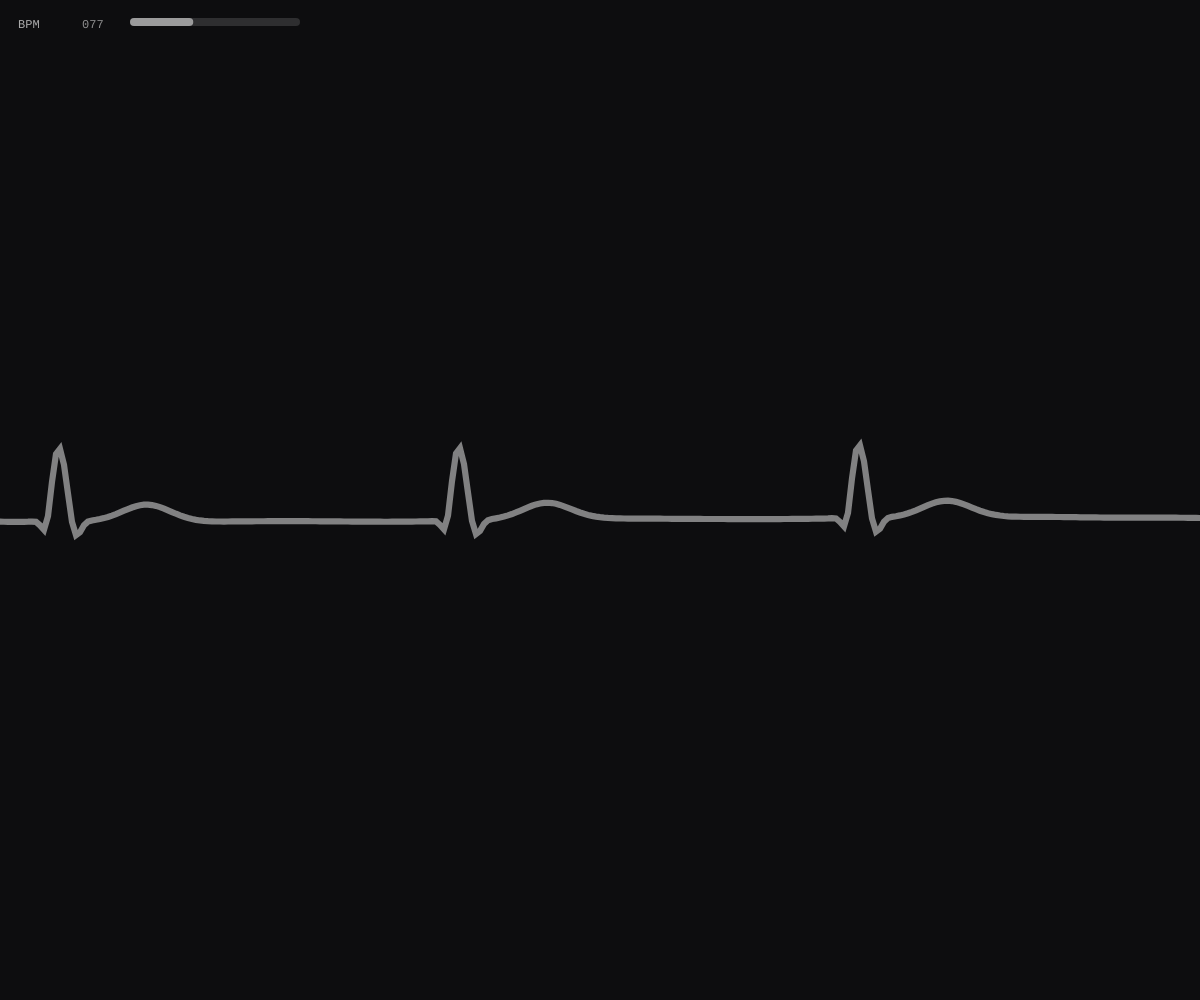
Frame 1 (no input)
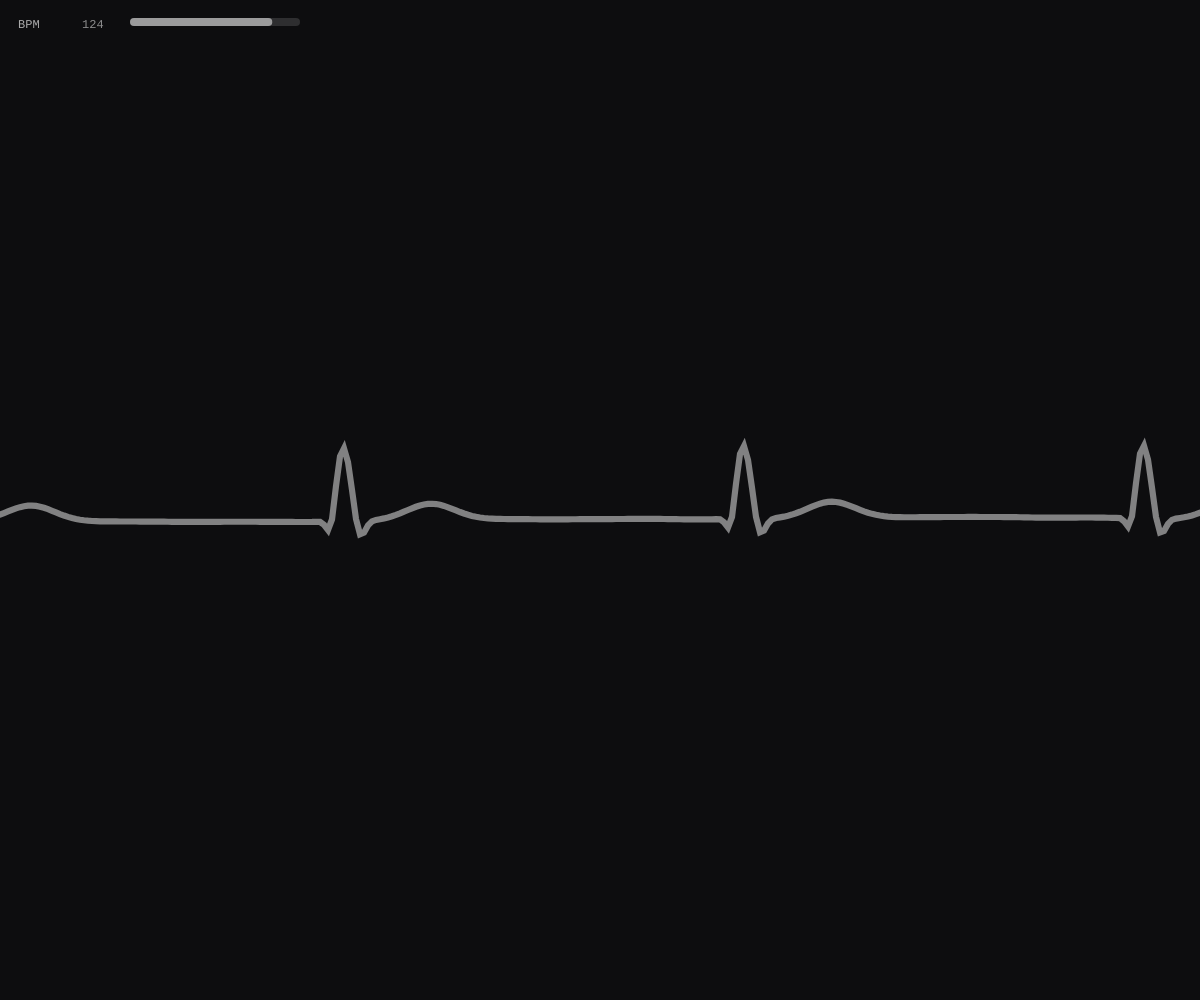
Frame 60 (no input)
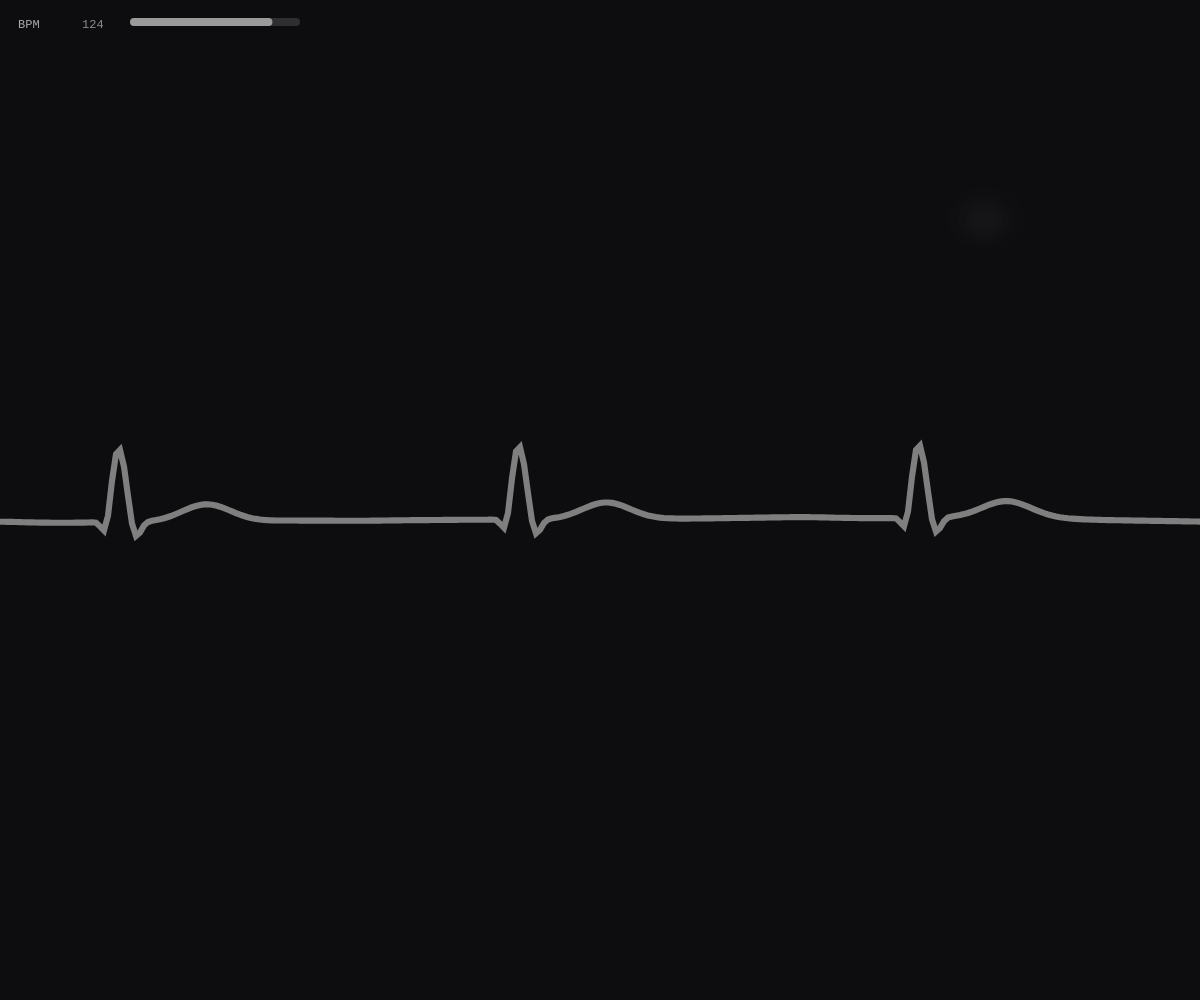
Frame 120 (the mouse pressed at the canvas centre since frame 60)

The p5.js sketch that drew these frames (run headless with seeded random() and noise() and a simulated clock; from frame 60 on, the mouse is pressed at the canvas centre):

// p5.js sketch
// ── sketch.js
/* =========================================================
   LIFE / RELATIONSHIP / HEART — Baseline-Preserving Revision v2
   (Built directly on your long baseline; only tuned per confirmations)

   Confirmed tweaks included:
   1) Heartbeat organic flash much larger in Stage 1; subtler in Stage 2–3; faint in Stage 4
   2) Stage 2 “mic shaker” fixed: persistent stage-2 blobs w/ smoothed centers (no jitter)
   3) Stage 3: two broken relationships before last; each entry hovers longer; exit as clear as entry
      - anxious hue more red (less yellow)
      - anxious+fear shorter (relationships 1–2), grief still readable, reset gap preserved
   4) Heartbeat flash present in Stage 4 too (fades during flatline hold)
   5) ECG in Stage 1 & 4 thicker / easier to see
      - fear in Stage 2 slightly lifted so it doesn’t vanish into background
   6) Stage 1 ECG scroll starts slower (less dizzy), ramps to normal over Stage 1, still bpm-driven

   Overlay bars preserved (toggle D). R to restart.
========================================================= */

let startTime;
let stopped = false;
let showData = true;

// ---------- CONFIG ----------
const CFG = {
  bg: { h: 240, s: 12, b: 6 },

  heart: {
    anchorX: 0.82,
    anchorY: 0.22,
    sigma: 0.045,
    baseAlpha: 0.18
  },

  // Heart flash visibility by stage (Stage 1 big; 2–3 subtle; 4 faint)
  heartFlash: {
    stage1: 0.70,
    stage2: 0.12,
    stage3: 0.14,
    stage4: 0.07
  },

  stage: {
    age: 18,
    emotion: 41,
    relationship: 160, // allows clearer resets + smoother into death
    deathTransition: 20,
    deathHold: 12,
    deathFade: 4
  }
};

const STAGE4 = CFG.stage.deathTransition + CFG.stage.deathHold + CFG.stage.deathFade;
const TOTAL = CFG.stage.age + CFG.stage.emotion + CFG.stage.relationship + STAGE4;

// ---------- AGE SEGMENTS (total 25s) ----------
const AGE_SEGMENTS = [
  { name: "infant", d: 3,  bpmBase: 120, sharp: 0.90, jitter: 10 },
  { name: "child",  d: 4,  bpmBase: 95,  sharp: 0.95, jitter: 8  },
  { name: "teen",   d: 5,  bpmBase: 78,  sharp: 1.05, jitter: 6  },
  { name: "adult",  d: 7,  bpmBase: 72,  sharp: 1.20, jitter: 3  },
  { name: "elder",  d: 6,  bpmBase: 68,  sharp: 1.05, jitter: 4  }
];

// ---------- EMOTIONS (scientific ranges preserved) ----------
const EMOTIONS = [
  { name: "comfort", v: [+0.35, +0.70], a: [0.10, 0.30] },
  { name: "excited", v: [+0.55, +0.95], a: [0.75, 0.95] },
  { name: "anxious", v: [-0.70, -0.35], a: [0.60, 0.85] },
  { name: "fear",    v: [-0.92, -0.60], a: [0.85, 1.00] },
  { name: "grief",   v: [-0.55, -0.20], a: [0.05, 0.25] }
];

// Stage 2 fixed order (sum 34)
const EMO_TIMELINE = [
  { emo: "comfort", d: 8 },
  { emo: "excited", d: 8  },
  { emo: "anxious", d: 8  },
  { emo: "fear",    d: 8  },
  { emo: "grief",   d: 9 }
];

// Relationship scripts (tuned durations: anxious+fear slightly shorter in first two)
// + reset gap preserved, each broken relationship ends in grief then reset
const REL_SCRIPTS = [
  // Relationship 1 (broken)
  [
    { emo: "comfort", d: 8 },
    { emo: "excited", d: 6 },
    { emo: "anxious", d: 8 },  // shorter
    { emo: "fear",    d: 6 },  // shorter
    { emo: "grief",   d: 15 }, // keep grief readable
    { emo: "reset",   d: 5  }
  ],
  // Relationship 2 (broken)
  [
    { emo: "comfort", d: 7 },
    { emo: "excited", d: 5 },
    { emo: "anxious", d: 7 },  // shorter
    { emo: "fear",    d: 8 },  // shorter
    { emo: "grief",   d: 13 },
    { emo: "reset",   d: 5 }
  ],
  // Final relationship (two rounds + long comfort ending)
  [
    { emo: "comfort", d: 7 },
    { emo: "excited", d: 5 },
    { emo: "anxious", d: 6 },
    { emo: "fear",    d: 5 },
    { emo: "anxious", d: 5 },
    { emo: "comfort", d: 6 },
    { emo: "anxious", d: 5 },
    { emo: "comfort", d: 8 },
    { emo: "anxious", d: 4 },
    { emo: "comfort", d: 14 },// longer final comfort
  ]
];

// ---------- STATE ----------
let selfClouds = [];
let partnerClouds = [];
let partnerAlive = false;
let partnerHoverUntil = 0;
let partnerEntered = false;
let partnerBirthTime = 0;

let partnerLeaving = false;
let partnerLeaveStart = 0;
let partnerLeaveAlpha = 1.0;

// “testing/hesitation” in approach
let partnerTesting = true;

let s2 = null;
let relIdx = 0;
let relPhaseIdx = 0;
let relPhaseEnd = 0;
let rel = null;
let proximity = 0;

// Data model (smoothed)
let data = { bpm: 72, arousal: 0.2, valence: 0.5, proximity: 0 };

// ECG integrated scroll
let ecgScroll = 0;
let lastFrameTime = 0;

// Stage 2 persistent blob field (prevents “mic shaker”)
let s2Field = null; // { blobs: [{x,y,tx,ty,baseR,seed}], nextUpdateT }

// ---------- SETUP ----------
function setup() {
  createCanvas(windowWidth, windowHeight);
  pixelDensity(1);
  colorMode(HSB, 360, 100, 100, 1);
  frameRate(60);
  noStroke();

  startTime = millis();
  lastFrameTime = 0;
  ecgScroll = 0;

  initSelfClouds();
  initStage2(0);
  initStage2Field();
  initStage3(0);
}

function windowResized() { resizeCanvas(windowWidth, windowHeight); }

function keyPressed() {
  if (key === "d" || key === "D") showData = !showData;
  if (key === "r" || key === "R") restart();
}

function restart() {
  stopped = false;
  loop();
  startTime = millis();
  lastFrameTime = 0;
  ecgScroll = 0;

  proximity = 0;
  data = { bpm: 72, arousal: 0.2, valence: 0.5, proximity: 0 };

  initSelfClouds();
  initStage2(0);
  initStage2Field();
  initStage3(0);
}

// ---------- DRAW ----------
function draw() {
  if (stopped) return;

  const t = (millis() - startTime) / 1000;
  background(CFG.bg.h, CFG.bg.s, CFG.bg.b);

  const dt = max(0, t - lastFrameTime);
  lastFrameTime = t;

  const t1 = CFG.stage.age;
  const t2 = t1 + CFG.stage.emotion;
  const t3 = t2 + CFG.stage.relationship;

  if (t < t1) {
    stageAge(t, dt);
    if (showData) drawDataOverlay(1);
  } else if (t < t2) {
    stageEmotion(t);
    if (showData) drawDataOverlay(2);
  } else if (t < t3) {
    stageRelationship(t);
    if (showData) drawDataOverlay(3);
  } else if (t < TOTAL) {
    stageDeath(t);
  } else {
    stopped = true;
    noLoop();
  }
}

/* =========================================================
   UTIL
========================================================= */
function clamp01(x){ return constrain(x,0,1); }
function randRange(a,b){ return a + (b-a)*random(); }
function smoothNoise(t, seed, speed=0.18){ return (noise(seed + t*speed)-0.5)*2; }
function smoothstep(a,b,x){ x=constrain((x-a)/(b-a),0,1); return x*x*(3-2*x); }
function easeInOutQuad(t){ return t<0.5?2*t*t:1-pow(-2*t+2,2)/2; }
function easeOutCubic(x){ x=constrain(x,0,1); return 1 - pow(1-x,3); }

function updateData(bpmTarget, aTarget, vTarget, pTarget) {
  data.bpm = lerp(data.bpm, bpmTarget, 0.10);
  data.arousal = lerp(data.arousal, aTarget, 0.08);
  data.valence = lerp(data.valence, vTarget, 0.08);
  data.proximity = lerp(data.proximity, pTarget, 0.08);
}

function findEmotion(name){ return EMOTIONS.find(e=>e.name===name); }

/* =========================================================
   Color rules
   - anxious made more red (less yellow)
   - fear still deep purple-red but lifted slightly vs background
========================================================= */
function colorFromValenceAndEmotion(valence, emoName) {
  const absV = abs(valence);

  if (emoName === "reset") return { h: 0, s: 0, b: 100 };

  if (valence >= 0) {
    const h = (emoName === "excited") ? 330 : 340;
    const s = lerp(26, 88, absV);
    const b = lerp(86, 97, 0.55 + 0.45*absV);
    return { h, s, b };
  } else {
    if (emoName === "grief") {
      return { h: 200, s: lerp(18, 42, absV), b: lerp(52, 74, 1-absV*0.35) };
    }
    if (emoName === "fear") {
      // lift brightness a bit so it doesn't disappear into bg
      return { h: 342, s: lerp(82, 98, absV), b: lerp(12, 24, 1 - absV*0.55) };
    }
    // anxious: more true red (not yellow/orange)
    return { h: 356, s: lerp(74, 94, absV), b: lerp(22, 44, 0.35 + 0.65*absV) };
  }
}

// opacity: |V| controls presence, fear/anxious have strong floors
function alphaFromValence(valence, emoName, base=0.24) {
  const absV = abs(valence);
  const presence = pow(absV, 0.6);

  let a = base * lerp(0.35, 1.70, presence);

  let floorA = 0.10;
  if (emoName === "reset") floorA = 0.08;
  if (emoName === "comfort") floorA = 0.06;
  if (emoName === "excited") floorA = 0.08;
  if (emoName === "grief")   floorA = 0.16;
  if (emoName === "anxious") floorA = 0.30;
  if (emoName === "fear")    floorA = 0.38;

  if (valence < 0) a *= 1.08;
  a = max(a, floorA);
  return constrain(a, 0, 0.58);
}

/* =========================================================
   BPM model (scientific, with small noise)
========================================================= */
function computeBPM(bpmBase, arousalRaw, proximity, t, seed) {
  const kA = 26;
  const kP = 10;
  const n = smoothNoise(t, seed, 0.15) * 2.0; // +/-2 bpm
  return bpmBase + kA*arousalRaw + kP*proximity + n;
}

/* =========================================================
   Heart contraction / expansion flash (organic, body-located)
   - Larger in Stage 1 (fills most of frame)
   - Subtle in Stage 2–3
   - Faint in Stage 4, fades during flatline hold
========================================================= */
function pulseEnvelope(t, bpm) {
  const phase = ((t*bpm)/60) % 1;
  const g = exp(-sq((phase-0.16)/CFG.heart.sigma));
  return pow(g, 2.4);
}

function drawHeartFlash(t, bpm, stageScale, arousalRaw, bigMode=false) {
  const env = pulseEnvelope(t, bpm);
  if (env < 0.001) return;

  const x0 = width*CFG.heart.anchorX;
  const y0 = height*CFG.heart.anchorY;

  const sharp = lerp(1.4, 2.6, clamp01(arousalRaw));
  const e = pow(env, sharp);

  const baseA = CFG.heart.baseAlpha * stageScale * e;

  // Big in stage1: reaches majority of frame
  const rMax = max(width,height) * 0.16; // smaller, stays local
  const rMin = 8;
  const r0 = lerp(rMin, rMax, pow(e, 0.55));

  const wob = 0.68 + 0.32*noise(2000 + t*0.9);

  noStroke();
  // Draw a few large soft "tissue" washes
  const layers = bigMode ? 7 : 5;
  for (let i=0;i<layers;i++){
    const k = i/(layers);
    const rr = r0*(0.40 + 1.10*k)*wob;
    const a = baseA*(bigMode ? (0.45 - 0.05*i) : (0.75 - 0.12*i));
    fill(0,0,96, max(0,a));

    const ox = (noise(100+i, t*0.7)-0.5)*(bigMode? 20:6);
    const oy = (noise(200+i, t*0.7)-0.5)*(bigMode? 18:5);
    ellipse(x0+ox, y0+oy, rr*1.12, rr*0.92);
  }
}

/* =========================================================
   ECG helpers
========================================================= */
function gauss(x, mu, sigma) {
  const z = (x - mu) / sigma;
  return exp(-0.5 * z * z);
}
function ecgShape(phase, sharp=1.0) {
  const s1 = 0.018 / sharp;
  const s2 = 0.010 / sharp;
  const s3 = 0.012 / sharp;
  const qrs =
    gauss(phase, 0.16, s1) * 1.55
    - gauss(phase, 0.13, s2) * 0.55
    - gauss(phase, 0.20, s3) * 0.45;
  const tWave = gauss(phase, 0.38, 0.060) * 0.35;
  return qrs + tWave;
}

// Stage 1 ECG: integrated scroll with ramp (start slower to reduce dizziness)
function drawECGLineIntegrated(t, sharp, jitterAmt, alpha01, weight) {
  const y0 = height * 0.52;
  stroke(0, 0, 96, alpha01);
  strokeWeight(weight);
  noFill();

  beginShape();
  for (let x=0; x<=width; x+=4){
    const u = x/width;
    const phase = (u*3.0 + ecgScroll) % 1;
    const base = sin(u*TWO_PI*1.0 + t*0.22) * 3;
    const jit = (noise(u*3.0, t*0.25) - 0.5) * jitterAmt;
    const y = y0 + base + jit - ecgShape(phase, sharp) * 48;
    vertex(x,y);
  }
  endShape();
  noStroke();
}

/* =========================================================
   AGE param blending
========================================================= */
function ageParamsAt(localT) {
  let acc = 0;
  for (let i=0;i<AGE_SEGMENTS.length;i++){
    const seg = AGE_SEGMENTS[i];
    const start = acc;
    const end = acc + seg.d;

    if (localT >= start && localT <= end) {
      const edge = 0.85;
      const tIn = localT - start;
      const tToEnd = end - localT;

      let bpm = seg.bpmBase;
      let sharp = seg.sharp;
      let jitter = seg.jitter;

      if (i > 0 && tIn < edge) {
        const prev = AGE_SEGMENTS[i-1];
        const k = smoothstep(0, edge, tIn);
        bpm = lerp(prev.bpmBase, bpm, k);
        sharp = lerp(prev.sharp, sharp, k);
        jitter = lerp(prev.jitter, jitter, k);
      }

      if (i < AGE_SEGMENTS.length-1 && tToEnd < edge) {
        const next = AGE_SEGMENTS[i+1];
        const k = smoothstep(edge, 0, tToEnd);
        bpm = lerp(bpm, next.bpmBase, k);
        sharp = lerp(sharp, next.sharp, k);
        jitter = lerp(jitter, next.jitter, k);
      }

      return { bpmBase: bpm, sharp, jitter };
    }
    acc = end;
  }
  const last = AGE_SEGMENTS[AGE_SEGMENTS.length-1];
  return { bpmBase: last.bpmBase, sharp: last.sharp, jitter: last.jitter };
}

/* =========================================================
   STAGE 1 — AGE
   - ECG thicker & easier to see
   - ECG scroll starts slower, ramps up over stage (less dizzy)
   - Huge heart flash early (fills frame), fades slightly by end of stage 1
========================================================= */
function stageAge(t, dt) {
  const u = t / CFG.stage.age;
  const p = ageParamsAt(t);

  const arousalRaw = lerp(0.16, 0.26, smoothstep(0,1,u));
  const valence = lerp(0.25, 0.45, 0.5 + 0.5*sin(u*PI));

  const bpm = computeBPM(p.bpmBase, arousalRaw, 0, t, 11.7);
  updateData(bpm, arousalRaw, valence, 0);

  // ECG scroll ramp: start slower, ramp to 1.0 by ~60% of stage
  const scrollMul = lerp(0.62, 1.0, easeOutCubic(clamp01(u/0.60)));
  ecgScroll += (data.bpm / 60) * dt * scrollMul;
  if (ecgScroll > 1e6) ecgScroll = ecgScroll % 1;

  // Big heart flash, especially early
  const flashA = CFG.heartFlash.stage1 * lerp(1.0, 0.75, easeInOutQuad(u));
  drawHeartFlash(t, data.bpm, flashA, arousalRaw, false);

  // ECG: thicker and readable, still fades across stage
  const lineAlpha = lerp(0.50, 0.10, easeInOutQuad(u));
  const weight = lerp(6.2, 4.2, easeInOutQuad(u));
  drawECGLineIntegrated(t, p.sharp, p.jitter, lineAlpha, weight);
}

/* =========================================================
   STAGE 2 — EMOTION (fixed sequence)
   - Persistent blob centers with smooth motion (no mic-shaker)
   - Spread increases with arousal (fills screen more) but centers move slowly
========================================================= */
function initStage2(stage2LocalT) {
  let acc=0;
  for (let seg of EMO_TIMELINE){
    const end = acc + seg.d;
    if (stage2LocalT < end){
      const emo = findEmotion(seg.emo);
      s2 = { emoName: seg.emo, valence: randRange(emo.v[0], emo.v[1]), arousal: randRange(emo.a[0], emo.a[1]), end };
      return;
    }
    acc=end;
  }
}

function initStage2Field(){
  // Create persistent blobs, 5 max; actual draw count depends on |valence|
  s2Field = {
    blobs: [],
    nextUpdateT: 0
  };
  for (let i=0;i<5;i++){
    s2Field.blobs.push({
      x: width*0.52 + random(-260,260),
      y: height*0.52 + random(-180,180),
      tx: width*0.52,
      ty: height*0.52,
      baseR: random(210, 320),
      seed: 21000 + i*113.7
    });
  }
}

function stageEmotion(t) {
  const stage2T = t - CFG.stage.age;
  if (!s2 || stage2T >= s2.end) initStage2(stage2T);

  const emo = findEmotion(s2.emoName);

  const v = constrain(s2.valence + smoothNoise(t, 200 + emo.name.length, 0.06)*0.06, -1, 1);
  const aRaw = clamp01(s2.arousal + smoothNoise(t, 400 + emo.name.length, 0.07)*0.05);
  const aVis = pow(aRaw, 2.8);

  const bpm = computeBPM(72, aRaw, 0, t, 21.3);
  updateData(bpm, aRaw, v, 0);

  // subtle heart flash (no ECG in stage 2)
  drawHeartFlash(t, data.bpm, CFG.heartFlash.stage2, aRaw, false);

  const col = colorFromValenceAndEmotion(v, emo.name);
  drawCloudFieldStage2Persistent(col, v, aRaw, aVis, emo.name, t);
}

// Persistent stage2 field to prevent jitter
function drawCloudFieldStage2Persistent(col, valence, arousalRaw, arousalVis, emoName, t) {
  const absV = abs(valence);
  const alpha = alphaFromValence(valence, emoName, 0.26);

  // fewer, larger blobs (as before)
  const count = floor(lerp(2, 5, pow(absV, 0.8)));

  // spread increases with arousal
  const spreadX = lerp(240, width*0.55, pow(arousalRaw, 1.2));
  const spreadY = lerp(160, height*0.40, pow(arousalRaw, 1.2));

  // Update targets at a slow cadence so centers don't jitter
  if (t > s2Field.nextUpdateT) {
    s2Field.nextUpdateT = t + lerp(1.4, 0.55, pow(arousalRaw, 1.2)); // faster at high arousal, still smooth
    for (let i=0;i<s2Field.blobs.length;i++){
      const b = s2Field.blobs[i];
      const nx = (noise(b.seed*0.01, t*0.12) - 0.5) * 2;
      const ny = (noise(999 + b.seed*0.01, t*0.12) - 0.5) * 2;
      b.tx = width*0.52 + nx * spreadX;
      b.ty = height*0.52 + ny * spreadY;
    }
  }

  // Smoothly approach targets (inertia) — this kills “mic-shaker”
  const follow = lerp(0.010, 0.030, pow(arousalRaw, 1.2));
  for (let i=0;i<count;i++){
    const b = s2Field.blobs[i];
    b.x = lerp(b.x, b.tx, follow);
    b.y = lerp(b.y, b.ty, follow);

    const c = {
      x: b.x,
      y: b.y,
      baseR: b.baseR * lerp(0.86, 1.10, pow(absV,0.9)),
      seed: b.seed,
      life: 1,
      morphAmp: lerp(0.02, 1.10, arousalVis),
      morphSpeed: lerp(0.03, 1.85, arousalVis),
      drift: 0.0
    };

    drawClouds([c], col, alpha, t);
  }
}

/* =========================================================
   STAGE 3 — RELATIONSHIP
   - Longer hover before overlap (testing)
   - Leave as clear as come: retreat (longer) then fade
   - Reset gap preserved
========================================================= */
function initStage3(stage3LocalT) {
  relIdx = 0;
  relPhaseIdx = 0;
  relPhaseEnd = 0;
  rel = null;

  proximity = 0;
  partnerAlive = false;
  partnerClouds = [];
  partnerHoverUntil = 0;
  partnerEntered = false;
  partnerBirthTime = 0;

  partnerLeaving = false;
  partnerLeaveStart = 0;
  partnerLeaveAlpha = 1.0;
  partnerTesting = true;

  advanceRelPhase(0);
}

function advanceRelPhase(stage3T) {
  const script = REL_SCRIPTS[relIdx];
  if (!script){ relPhaseEnd = 1e9; return; }

  const phase = script[relPhaseIdx];
  if (!phase){
    relIdx++;
    relPhaseIdx = 0;

    if (relIdx >= REL_SCRIPTS.length) {
      rel = { emoName:"comfort", valence:0.58, arousal:0.18 };
      relPhaseEnd = 1e9;
      return;
    }

    enterNewPartner(stage3T);
    return advanceRelPhase(stage3T);
  }

  if (phase.emo === "reset") {
    rel = { emoName:"reset", valence:0.0, arousal:0.12 };
    relPhaseEnd = stage3T + phase.d;
    relPhaseIdx++;

    partnerAlive = false;
    partnerClouds = [];
    partnerLeaving = false;
    partnerLeaveAlpha = 1.0;
    partnerEntered = false;
    return;
  }

  const emo = findEmotion(phase.emo);
  rel = {
    emoName: phase.emo,
    valence: randRange(emo.v[0], emo.v[1]),
    arousal: randRange(emo.a[0], emo.a[1])
  };

  if (!partnerAlive) enterNewPartner(stage3T);

  relPhaseEnd = stage3T + phase.d;
  relPhaseIdx++;
}

function enterNewPartner(stage3T) {
  partnerAlive = true;
  partnerEntered = false;
  partnerTesting = true;

  // Longer hover/testing before entering overlap
  partnerHoverUntil = stage3T + 4.2;
  partnerBirthTime = stage3T;

  partnerLeaving = false;
  partnerLeaveStart = 0;
  partnerLeaveAlpha = 1.0;

  partnerClouds = [];
  const side = random() < 0.5 ? -1 : 1;

  for (let i=0;i<4;i++){
    const x = side < 0 ? random(-820,-560) : random(width+560, width+820);
    const y = random(height*0.30, height*0.80);
    partnerClouds.push(makeCloud(x,y));
  }
  for (let c of partnerClouds) c.life = 1.0;

  proximity = lerp(0.16, 0.30, relIdx / 2);
}

function stageRelationship(t) {
  const stage3T = t - CFG.stage.age - CFG.stage.emotion;
  // --- Stage 3 -> 4 crossfade: final comfort pink fades out gradually
  const crossFadeDur = 12.0;
  const timeToEnd = CFG.stage.relationship - stage3T;
  const stage3Fade = (timeToEnd < crossFadeDur) ? (timeToEnd / crossFadeDur) : 1.0; // 1 -> 0

  if (stage3T >= relPhaseEnd) advanceRelPhase(stage3T);

  // Timing safety: always end comfort before Stage 4
  const safetyWindow = 12.0;
  if (stage3T > CFG.stage.relationship - safetyWindow) {
    rel.emoName = "comfort";
    rel.valence = 0.58;
    rel.arousal = 0.18;
    proximity = lerp(proximity, 0.70, 0.012);
  }

  let emoName = rel.emoName;
  let v, aRaw;

  if (emoName === "reset") {
    v = 0;
    aRaw = 0.12;
  } else {
    v = constrain(rel.valence + smoothNoise(t, 700 + relIdx*33 + relPhaseIdx, 0.06)*0.07, -1, 1);
    aRaw = clamp01(rel.arousal + smoothNoise(t, 900 + relIdx*33 + relPhaseIdx, 0.08)*0.06);
  }

  const aVis = pow(aRaw, 2.8);

  // emergent proximity dynamics
  let proxVel = 0;
  const maturity = clamp01(relIdx / 2);

  if (!partnerAlive) proxVel = -0.020;
  else if (emoName === "reset") proxVel = -0.030;
  else if (emoName === "grief") proxVel = -0.030;
  else if (emoName === "comfort") proxVel = +0.010;
  else if (emoName === "excited") proxVel = +0.014;
  else if (emoName === "anxious") proxVel = +0.012;
  else if (emoName === "fear") proxVel = lerp(-0.010, +0.006, maturity);

  proximity = constrain(proximity + proxVel * 0.020, 0, 1);

  const isFinal = (relIdx === 2);
  if (isFinal && emoName === "comfort") {
    proximity = lerp(proximity, 0.70, 0.004);
  }

  // hover/testing + approach
  if (partnerAlive) {
    if (stage3T < partnerHoverUntil) {
      for (let c of partnerClouds) {
        c.x += sin(t*0.40 + c.seed) * 0.40;
        c.y += cos(t*0.36 + c.seed) * 0.30;
      }
    } else {
      partnerEntered = true;
    }
  }

  const bpm = computeBPM(72, aRaw, proximity, t, 31.9);
  updateData(bpm, aRaw, v, proximity);

  // subtle heart flash
  const stageScale = (emoName === "reset") ? 0.06 : CFG.heartFlash.stage3;
  drawHeartFlash(t, data.bpm, stageScale, aRaw, false);

  const emotionCol = colorFromValenceAndEmotion(v, emoName);
  const white = { h:0, s:0, b:100 };
  const lightPink = { h:340, s:22, b:98 };

  const inPre = (emoName === "reset") || (partnerAlive && stage3T < partnerHoverUntil);

  // self is white during reset & hover; then pink->emotion
  const selfCol = inPre ? white : lerpColorHSB(lightPink, emotionCol, 0.88);
  const selfAlpha = inPre ? 0.12 : alphaFromValence(v, emoName, 0.26);

  // |v| -> count/presence visible
  setCloudMass(selfClouds, abs(v));
  applyCloudDynamicsNoShake(selfClouds, aRaw, aVis, t, true);
  drawClouds(selfClouds, selfCol, selfAlpha * stage3Fade, t);


  // partner
  if (partnerAlive) {
    setCloudMass(partnerClouds, abs(v)*1.05);

    if (partnerEntered && !partnerLeaving) {
      movePartnerTowardSelfTesting(proximity, t);
    }

    applyCloudDynamicsNoShake(partnerClouds, aRaw, aVis, t, false);

    const colPartner = partnerColorBlend(stage3T, emoName, emotionCol);

    // grief leave: retreat longer, then fade
    if (emoName === "grief") {
      if (!partnerLeaving) {
        partnerLeaving = true;
        partnerLeaveStart = stage3T;
        partnerLeaveAlpha = 1.0;
      }

      const since = stage3T - partnerLeaveStart;

      const sx = width * 0.54;
      const sy = height * 0.52;

      const retreatSpd = 0.62; // clearer retreat
      for (let c of partnerClouds) {
        const dx = c.x - sx;
        const dy = c.y - sy;
        const m = max(1e-4, sqrt(dx*dx + dy*dy));
        c.x += (dx / m) * retreatSpd;
        c.y += (dy / m) * retreatSpd * 0.85;
      }

      const RETREAT_DUR = 8.5; // longer so leaving is as clear as coming
      const FADE_DUR = 5.0;
      if (since > RETREAT_DUR) {
        const uf = clamp01((since - RETREAT_DUR) / FADE_DUR);
        partnerLeaveAlpha = 1 - smoothstep(0, 1, uf);
      }

      if (partnerLeaveAlpha <= 0.01) {
        partnerAlive = false;
        partnerClouds = [];
        proximity = 0;
        partnerLeaving = false;
        partnerLeaveAlpha = 1.0;
      }
    } else {
      partnerLeaving = false;
      partnerLeaveAlpha = 1.0;
    }

    const aP = inPre ? 0.12 : alphaFromValence(v, emoName, 0.28);
    drawClouds(partnerClouds, inPre ? white : colPartner, aP * partnerLeaveAlpha * stage3Fade, t);

  }
}

function partnerColorBlend(stage3T, emoName, emotionCol) {
  const white = { h:0, s:0, b:100 };
  const lightPink = { h:340, s:22, b:98 };

  if (emoName === "reset") return white;
  if (stage3T < partnerHoverUntil) return white;

  const tSinceEnter = max(0, stage3T - partnerHoverUntil);

  // longer white -> pink -> emotion
  const wToPink = smoothstep(0.0, 4.8, tSinceEnter);
  const pinkToEmo = smoothstep(3.6, 12.0, tSinceEnter);

  const mid = lerpColorHSB(white, lightPink, wToPink);
  return lerpColorHSB(mid, emotionCol, pinkToEmo);
}

function lerpColorHSB(c1, c2, k) {
  return {
    h: lerp(c1.h, c2.h, k),
    s: lerp(c1.s, c2.s, k),
    b: lerp(c1.b, c2.b, k)
  };
}

// slower approach with “testing/hesitation” (试探)
function movePartnerTowardSelfTesting(prox, t) {
  const tx = width*0.54;
  const ty = height*0.52;

  for (let c of partnerClouds) {
    const baseK = 0.0022 + 0.0044*prox; // slightly slower
    const hes = 0.55 * exp(-0.05 * max(0, (t*1.0))) * (sin(t*0.7 + c.seed)*0.5);
    c.x = lerp(c.x, tx + sin(c.seed)*44 + hes*18, baseK);
    c.y = lerp(c.y, ty + cos(c.seed)*30 + hes*10, baseK);
  }
}

/* =========================================================
   STAGE 4 — DEATH
   - ECG thicker
   - two lines coexist longer before partner vanishes
   - faint heart flash present and fades during flatline hold
========================================================= */
function stageDeath(t) {
  const stage4T = t - (CFG.stage.age + CFG.stage.emotion + CFG.stage.relationship);

  const trans = CFG.stage.deathTransition;
  const hold = CFG.stage.deathHold;
  const fade = CFG.stage.deathFade;

  const uTrans = clamp01(stage4T / trans);
  const ecgIn = smoothstep(0.0, 0.25, uTrans); // first quarter of transition
  const inHold = stage4T >= trans && stage4T < trans + hold;
  const inFade = stage4T >= trans + hold;

  const col = { h: 340, s: 35, b: 94 };

  // partner fade later (coexist longer)
  const partnerFade = smoothstep(0.34, 0.78, uTrans);
  const flatten = smoothstep(0.30, 1.00, uTrans);

  const wSelf = lerp(6.0, 1.8, flatten);
  const wPartner = lerp(5.4, 1.4, partnerFade);

  const ampSelf = (inHold || inFade) ? 0 : lerp(66, 0, flatten);
  const ampPartner = (inHold || inFade) ? 0 : ampSelf * (1 - partnerFade);

  let fadeOut = 1;
  if (inFade) {
    const u = clamp01((stage4T - (trans + hold)) / fade);
    fadeOut = 1 - smoothstep(0, 1, u);
  }

  const aBase = 0.22 * fadeOut* ecgIn;
  const aSelf = aBase;
  const aPartner = aBase * (1 - partnerFade);

  // Heartbeat stops when self is dead: no flash during flatline hold or after.
  if (!inHold && !inFade) {
    const heartScale = CFG.heartFlash.stage4; // very faint, only during transition
    drawHeartFlash(t, max(24, data.bpm), heartScale, 0.12, false);
  }

  const yMid = height*0.52;
  const yPartner = yMid - 22;
  const ySelf = yMid + 22;

  const bpm = 72;

  if (aPartner > 0.002) drawECGTrace(t, bpm, yPartner, col, aPartner, wPartner, ampPartner);
  if (aSelf > 0.002) drawECGTrace(t, bpm, ySelf, col, aSelf, wSelf, ampSelf);

  if (stage4T >= trans + hold + fade) {
    stopped = true;
    noLoop();
  }
}

function drawECGTrace(t, bpm, y0, col, alpha, weight, amp) {
  stroke(col.h, col.s, col.b, alpha);
  strokeWeight(weight);
  noFill();

  beginShape();
  const windowBeats = 3.0;
  for (let x=0; x<=width; x+=5) {
    const u = x/width;
    const phase = (u*windowBeats + (t*bpm)/60) % 1;
    const y = y0 - ecgShape(phase, 1.15) * amp;
    vertex(x,y);
  }
  endShape();
  noStroke();
}

/* =========================================================
   CLOUD SYSTEM — no-shake translation; arousal drives distortion
========================================================= */
function initSelfClouds() {
  selfClouds = [];
  for (let i=0;i<4;i++){
    selfClouds.push(makeCloud(width*0.50 + random(-40,40), height*0.52 + random(-30,30)));
  }
}

function makeCloud(x,y){
  return {
    x,y,
    baseR: random(135, 235),
    seed: random(10000),
    life: 1,
    morphAmp: 0.0,
    morphSpeed: 0.0,
    drift: 0.0
  };
}

// |valence| -> count + presence visible
function setCloudMass(arr, absV){
  const targetCount = floor(lerp(3, 10, pow(absV, 0.85)));
  while (arr.length < targetCount) {
    const ref = arr[0] || makeCloud(width*0.5,height*0.5);
    arr.push(makeCloud(ref.x + random(-220,220), ref.y + random(-160,160)));
  }
  while (arr.length > targetCount) arr.pop();

  const rScale = lerp(0.98, 1.18, absV);
  for (let c of arr) {
    c.baseR = constrain(c.baseR * (0.996 + 0.010*rScale), 95, 320);
  }
}

// translation clamped hard; distortion shows arousal
function applyCloudDynamicsNoShake(arr, arousalRaw, arousalVis, t, isSelf) {
  const amp = lerp(0.02, 1.10, arousalVis);
  const spd = lerp(0.03, 1.90, arousalVis);
  const drift = lerp(0.0015, 0.050, arousalVis);

  for (let c of arr){
    c.morphAmp = amp;
    c.morphSpeed = spd;
    c.drift = drift;

    const nx = (noise(c.seed + t*0.12*spd, c.y*0.002) - 0.5);
    const ny = (noise(3000 + c.seed + t*0.12*spd, c.x*0.002) - 0.5);

    const scale = isSelf ? 1.0 : 0.95;
    c.x += nx * drift * 0.9 * scale;
    c.y += ny * drift * 0.8 * scale;

    if (arousalRaw < 0.35) {
      c.x = lerp(c.x, width*0.52, 0.006);
      c.y = lerp(c.y, height*0.52, 0.006);
    }
  }
}

function drawClouds(arr, col, alpha, t){
  for (let c of arr){
    if (c.life < 0.02) continue;

    const n = 22;
    const a = alpha * c.life;

    // Precompute curve points
    const pts = [];
    for (let i=0;i<n;i++){
      const ang = (TWO_PI*i)/n;

      const wobble = noise(
        cos(ang)+1+c.seed,
        sin(ang)+1+c.seed*0.33,
        t*0.16*c.morphSpeed
      );

      const rr = c.baseR * (0.74 + 0.78*wobble*(0.85 + c.morphAmp));
      pts.push({
        x: c.x + cos(ang)*rr,
        y: c.y + sin(ang)*rr*0.92
      });
    }

    // Outer glow layers — soft illuminating edge
    const glow = [
      { sc: 1.28, ga: a * 0.03, db: 16 },
      { sc: 1.18, ga: a * 0.07, db: 11 },
      { sc: 1.10, ga: a * 0.14, db: 7  },
      { sc: 1.04, ga: a * 0.26, db: 3  },
    ];
    for (const g of glow) {
      fill(col.h, max(0, col.s - 8), min(100, col.b + g.db), g.ga);
      _cloudCurve(pts, c.x, c.y, n, g.sc);
    }

    // Main body with canvas glow
    const gc = color(col.h, max(0, col.s - 5), min(100, col.b + 10));
    gc.setAlpha(a * 0.45);
    drawingContext.shadowBlur = 22;
    drawingContext.shadowColor = gc.toString();
    fill(col.h, col.s, col.b, a);
    _cloudCurve(pts, c.x, c.y, n, 1.0);
    drawingContext.shadowBlur = 0;

    // Inner luminous core
    fill(col.h, max(0, col.s - 16), min(100, col.b + 15), a * 0.15);
    _cloudCurve(pts, c.x, c.y, n, 0.52);
  }
}

// Closed Catmull-Rom curve, points scaled from (cx,cy)
function _cloudCurve(pts, cx, cy, n, sc) {
  const px = i => cx + (pts[i].x - cx) * sc;
  const py = i => cy + (pts[i].y - cy) * sc;
  beginShape();
  curveVertex(px(n-1), py(n-1));
  for (let i = 0; i < n; i++) curveVertex(px(i), py(i));
  curveVertex(px(0), py(0));
  curveVertex(px(1), py(1));
  endShape(CLOSE);
}

/* =========================================================
   OVERLAY (no panel; text left, bars right)
========================================================= */
function drawBarRow(label, valueText, frac, x, y, barW) {
  fill(0,0,96,0.68);
  text(label, x, y);

  fill(0,0,96,0.55);
  text(valueText, x+64, y);

  const bx = x + 112;
  const by = y - 10;
  const h = 8;

  fill(0,0,96,0.14);
  rect(bx, by, barW, h, 4);

  fill(0,0,96,0.55);
  rect(bx, by, barW*constrain(frac,0,1), h, 4);
}

function drawDataOverlay(level) {
  push();
  resetMatrix();
  textFont('monospace');
  textSize(12);
  noStroke();

  const x = 18;
  let y = 28;
  const barW = 170;
  const gap = 18;

  drawBarRow("BPM", nf(data.bpm,3,0), map(constrain(data.bpm,40,140),40,140,0,1), x, y, barW);

  if (level >= 2) {
    y += gap;
    drawBarRow("Arousal", nf(data.arousal,1,2), data.arousal, x, y, barW);

    y += gap;
    const v = constrain(data.valence, -1, 1);

    fill(0,0,96,0.68);
    text("Valence", x, y);
    fill(0,0,96,0.55);
    text(nf(v,1,2), x+64, y);

    const bx = x + 112;
    const by = y - 10;
    const h = 8;

    fill(0,0,96,0.14);
    rect(bx, by, barW, h, 4);

    fill(0,0,96,0.22);
    rect(bx + barW/2 - 1, by, 2, h, 1);

    const half = barW/2;
    const mag = abs(v) * half;

    if (v >= 0) fill(340,35,94,0.58);
    else fill(0,85,40,0.60);

    if (v >= 0) rect(bx + half, by, mag, h, 4);
    else rect(bx + half - mag, by, mag, h, 4);
  }

  if (level >= 3) {
    y += gap;
    drawBarRow("Proxim", nf(data.proximity,1,2), data.proximity, x, y, barW);
  }

  pop();
}



// ── dev.html
<!doctype html>
<html>
  <head>
    <meta charset="utf-8" />
    <title>Heart Pulse — Dev Mode</title>
    <script src="https://cdn.jsdelivr.net/npm/p5@1.9.4/lib/p5.min.js"></script>
    <style>
      body { margin: 0; overflow: hidden; background: #0e0e12; }

      /* ── Toggle tab ── */
      #dev-toggle {
        position: fixed; top: 12px; left: 12px; z-index: 1001;
        width: 36px; height: 36px; border-radius: 8px;
        background: rgba(255,255,255,0.12); border: 1px solid rgba(255,255,255,0.18);
        color: #fff; font-size: 18px; cursor: pointer;
        display: flex; align-items: center; justify-content: center;
        backdrop-filter: blur(6px); transition: background 0.15s;
      }
      #dev-toggle:hover { background: rgba(255,255,255,0.22); }

      /* ── Panel ── */
      #dev-panel {
        position: fixed; top: 0; left: 0; bottom: 0; z-index: 1000;
        width: 290px; background: rgba(12, 12, 18, 0.92);
        backdrop-filter: blur(12px);
        border-right: 1px solid rgba(255,255,255,0.08);
        overflow-y: auto; padding: 56px 16px 20px;
        font-family: -apple-system, 'Segoe UI', sans-serif;
        color: #ccc; font-size: 12px;
        transform: translateX(0); transition: transform 0.25s ease;
      }
      #dev-panel.hidden { transform: translateX(-100%); }
      #dev-panel::-webkit-scrollbar { width: 4px; }
      #dev-panel::-webkit-scrollbar-thumb { background: rgba(255,255,255,0.15); border-radius: 2px; }

      /* ── Title ── */
      .dev-title {
        font-size: 13px; font-weight: 700; letter-spacing: 0.5px;
        color: #fff; margin-bottom: 14px; text-transform: uppercase;
      }
      .dev-title span { color: #f76c8a; }

      /* ── Transport ── */
      .transport {
        display: flex; align-items: center; gap: 8px;
        margin-bottom: 8px;
      }
      .transport-btn {
        width: 32px; height: 32px; border-radius: 6px;
        background: rgba(255,255,255,0.08); border: 1px solid rgba(255,255,255,0.12);
        color: #fff; font-size: 14px; cursor: pointer;
        display: flex; align-items: center; justify-content: center;
        transition: background 0.15s;
      }
      .transport-btn:hover { background: rgba(255,255,255,0.18); }
      .transport-btn.active { background: rgba(247,108,138,0.25); border-color: rgba(247,108,138,0.4); }
      #dev-time {
        font-family: 'SF Mono', 'Fira Code', monospace;
        font-size: 14px; color: #fff; min-width: 90px;
      }
      #dev-stage-label {
        font-size: 10px; color: rgba(255,255,255,0.45);
        margin-left: auto; text-transform: uppercase; letter-spacing: 0.3px;
      }

      /* ── Scrubber ── */
      .scrubber { margin-bottom: 14px; }
      .scrubber input[type="range"] {
        -webkit-appearance: none; width: 100%; height: 6px;
        background: rgba(255,255,255,0.1); border-radius: 3px; outline: none;
      }
      .scrubber input[type="range"]::-webkit-slider-thumb {
        -webkit-appearance: none; width: 14px; height: 14px;
        background: #f76c8a; border-radius: 50%; cursor: pointer;
        border: 2px solid rgba(255,255,255,0.3);
      }
      .scrubber-labels {
        display: flex; justify-content: space-between;
        font-size: 9px; color: rgba(255,255,255,0.3); margin-top: 3px;
      }

      /* ── Speed ── */
      .speed-row {
        display: flex; gap: 4px; margin-bottom: 16px;
      }
      .speed-btn {
        flex: 1; padding: 4px 0; border-radius: 4px;
        background: rgba(255,255,255,0.06); border: 1px solid rgba(255,255,255,0.10);
        color: #999; font-size: 11px; cursor: pointer;
        text-align: center; transition: all 0.15s;
      }
      .speed-btn:hover { background: rgba(255,255,255,0.12); color: #fff; }
      .speed-btn.active {
        background: rgba(247,108,138,0.18); border-color: rgba(247,108,138,0.35);
        color: #f76c8a; font-weight: 600;
      }

      /* ── Divider ── */
      .dev-divider {
        height: 1px; background: rgba(255,255,255,0.06);
        margin: 12px 0;
      }

      /* ── Section headers ── */
      .section-hdr {
        font-size: 10px; font-weight: 700; letter-spacing: 0.8px;
        text-transform: uppercase; color: rgba(255,255,255,0.35);
        margin: 12px 0 8px;
      }
      .section-sub {
        font-size: 10px; color: rgba(255,255,255,0.22);
        margin: 8px 0 6px; font-style: italic;
      }

      /* ── Jump buttons ── */
      .jump-grid {
        display: flex; flex-wrap: wrap; gap: 4px; margin-bottom: 4px;
      }
      .jump-btn {
        padding: 4px 10px; border-radius: 4px;
        background: rgba(255,255,255,0.06); border: 1px solid rgba(255,255,255,0.08);
        color: #aaa; font-size: 11px; cursor: pointer;
        transition: all 0.15s; white-space: nowrap;
      }
      .jump-btn:hover { background: rgba(255,255,255,0.14); color: #fff; }
      .jump-btn.current {
        background: rgba(247,108,138,0.20); border-color: rgba(247,108,138,0.35);
        color: #f76c8a;
      }
      .jump-btn .time-hint {
        font-size: 9px; color: rgba(255,255,255,0.25); margin-left: 4px;
      }

      /* ── Keyboard hints ── */
      .kbd-hints {
        margin-top: 12px; padding-top: 10px;
        border-top: 1px solid rgba(255,255,255,0.06);
        font-size: 10px; color: rgba(255,255,255,0.25); line-height: 1.8;
      }
      .kbd-hints kbd {
        display: inline-block; padding: 1px 5px; border-radius: 3px;
        background: rgba(255,255,255,0.08); border: 1px solid rgba(255,255,255,0.12);
        font-family: monospace; font-size: 10px; color: rgba(255,255,255,0.5);
      }
    </style>
  </head>
  <body>
    <!-- Load the original sketch -->
    <script src="sketch.js"></script>

    <!-- Dev mode overlay -->
    <script>
    (function() {
      /* ============================================================
         TIME MAP — precompute all jump targets from CFG
      ============================================================ */
      const t1 = CFG.stage.age;
      const t2 = t1 + CFG.stage.emotion;
      const t3 = t2 + CFG.stage.relationship;
      const t4 = t3 + CFG.stage.deathTransition + CFG.stage.deathHold + CFG.stage.deathFade;

      // Stage 1 sub-steps
      const ageSteps = [];
      let acc = 0;
      for (const seg of AGE_SEGMENTS) {
        ageSteps.push({ label: seg.name, t: acc });
        acc += seg.d;
      }

      // Stage 2 sub-steps
      const emoSteps = [];
      acc = t1;
      for (const seg of EMO_TIMELINE) {
        emoSteps.push({ label: seg.emo, t: acc });
        acc += seg.d;
      }

      // Stage 3 sub-steps
      const relSteps = [];
      acc = t2;
      for (let ri = 0; ri < REL_SCRIPTS.length; ri++) {
        const phases = [];
        for (const phase of REL_SCRIPTS[ri]) {
          phases.push({ label: phase.emo, t: acc });
          acc += phase.d;
        }
        relSteps.push({ idx: ri, broken: ri < 2, phases });
      }

      // Stage 4 sub-steps
      const deathSteps = [
        { label: "transition", t: t3 },
        { label: "hold",       t: t3 + CFG.stage.deathTransition },
        { label: "fade",       t: t3 + CFG.stage.deathTransition + CFG.stage.deathHold }
      ];

      /* ============================================================
         DEV STATE
      ============================================================ */
      let _devPaused = false;
      let _devSpeed  = 1;
      let _devPrevMs = null;
      let _devPanelVisible = true;

      // All jump buttons for highlighting
      let _jumpBtns = [];

      /* ============================================================
         HOOK INTO P5 LIFECYCLE
      ============================================================ */
      const _origSetup = window.setup;
      const _origDraw  = window.draw;
      const _origKey   = window.keyPressed;

      window.setup = function() {
        _origSetup();
        showData = true;
        _devPrevMs = millis();
        _buildPanel();
      };

      window.draw = function() {
        const now = millis();
        if (_devPrevMs === null) _devPrevMs = now;
        const realDelta = now - _devPrevMs;
        _devPrevMs = now;

        if (_devPaused) {
          startTime += realDelta;
          _updatePanel();
          return;
        }

        if (_devSpeed !== 1) {
          const wanted = realDelta * _devSpeed;
          startTime -= (wanted - realDelta);
        }

        _origDraw();
        _updatePanel();
      };

      window.keyPressed = function() {
        if (key === ' ') { _togglePause(); return; }
        if (key === 'h' || key === 'H') { _togglePanel(); return; }
        _origKey();
      };

      /* ============================================================
         JUMP TO TIME
      ============================================================ */
      function _jumpTo(targetSec) {
        stopped = false;
        _devPaused = false;
        loop();

        startTime = millis() - targetSec * 1000;
        _devPrevMs = millis();
        lastFrameTime = targetSec;
        ecgScroll = 0;

        data = { bpm: 72, arousal: 0.2, valence: 0.5, proximity: 0 };

        initSelfClouds();
        initStage2Field();

        if (targetSec < t1) {
          initStage2(0);
          initStage3(0);
        } else if (targetSec < t2) {
          initStage2(targetSec - t1);
          initStage3(0);
        } else if (targetSec < t3) {
          initStage2(CFG.stage.emotion);
          _ffStage3(targetSec - t2);
        } else {
          initStage2(CFG.stage.emotion);
          _ffStage3(CFG.stage.relationship);
        }
      }

      /* fast-forward Stage 3 relationship state machine */
      function _ffStage3(targetLocal) {
        relIdx = 0; relPhaseIdx = 0; relPhaseEnd = 0; rel = null;
        proximity = 0;
        partnerAlive = false; partnerClouds = [];
        partnerHoverUntil = 0; partnerEntered = true; partnerBirthTime = 0;
        partnerLeaving = false; partnerLeaveStart = 0; partnerLeaveAlpha = 1.0;
        partnerTesting = false;

        let cum = 0;
        for (let ri = 0; ri < REL_SCRIPTS.length; ri++) {
          const script = REL_SCRIPTS[ri];
          for (let pi = 0; pi < script.length; pi++) {
            const phase = script[pi];
            const end = cum + phase.d;

            if (targetLocal < end) {
              relIdx = ri;
              relPhaseIdx = pi + 1;
              relPhaseEnd = end;

              if (phase.emo === "reset") {
                rel = { emoName: "reset", valence: 0.0, arousal: 0.12 };
                partnerAlive = false; partnerClouds = [];
              } else {
                const emo = findEmotion(phase.emo);
                rel = {
                  emoName: phase.emo,
                  valence: (emo.v[0] + emo.v[1]) / 2,
                  arousal: (emo.a[0] + emo.a[1]) / 2
                };
                partnerAlive = true; partnerEntered = true;
                partnerTesting = false; partnerHoverUntil = 0;
                partnerBirthTime = cum;

                partnerClouds = [];
                for (let i = 0; i < 4; i++) {
                  const c = makeCloud(
                    width * 0.54 + (Math.random() - 0.5) * 160,
                    height * 0.52 + (Math.random() - 0.5) * 120
                  );
                  c.life = 1.0;
                  partnerClouds.push(c);
                }
                proximity = lerp(0.16, 0.55, ri / 2);

                if (phase.emo === "grief" && ri < 2) {
                  partnerLeaving = true;
                  partnerLeaveStart = cum;
                }
              }
              return;
            }
            cum = end;
          }
        }

        // Past all scripts
        relIdx = REL_SCRIPTS.length; relPhaseIdx = 0; relPhaseEnd = 1e9;
        rel = { emoName: "comfort", valence: 0.58, arousal: 0.18 };
        proximity = 0.70; partnerAlive = true; partnerEntered = true;
        partnerClouds = [];
        for (let i = 0; i < 4; i++) {
          const c = makeCloud(
            width * 0.54 + (Math.random() - 0.5) * 160,
            height * 0.52 + (Math.random() - 0.5) * 120
          );
          c.life = 1.0;
          partnerClouds.push(c);
        }
      }

      /* ============================================================
         TRANSPORT CONTROLS
      ============================================================ */
      function _togglePause() {
        _devPaused = !_devPaused;
        if (!_devPaused && stopped) { stopped = false; loop(); }
        if (!_devPaused) { _devPrevMs = millis(); loop(); }
        _updatePauseBtn();
      }

      function _setSpeed(s) {
        _devSpeed = s;
        document.querySelectorAll('.speed-btn').forEach(b => {
          b.classList.toggle('active', parseFloat(b.dataset.speed) === s);
        });
      }

      function _togglePanel() {
        _devPanelVisible = !_devPanelVisible;
        document.getElementById('dev-panel').classList.toggle('hidden', !_devPanelVisible);
      }

      function _updatePauseBtn() {
        const btn = document.getElementById('dev-pause');
        if (btn) btn.textContent = _devPaused ? '\u25B6' : '\u275A\u275A';
      }

      /* ============================================================
         FORMAT TIME
      ============================================================ */
      function _fmtTime(sec) {
        const m = Math.floor(sec / 60);
        const s = Math.floor(sec % 60);
        return m + ':' + (s < 10 ? '0' : '') + s;
      }

      function _getCurrentTime() {
        return (millis() - startTime) / 1000;
      }

      function _getStageName(t) {
        if (t < t1) return 'Age';
        if (t < t2) return 'Emotion';
        if (t < t3) return 'Relationship';
        if (t < t4) return 'Death';
        return 'End';
      }

      /* ============================================================
         UPDATE PANEL (called every frame)
      ============================================================ */
      function _updatePanel() {
        const t = _getCurrentTime();
        const timeEl = document.getElementById('dev-time');
        const stageEl = document.getElementById('dev-stage-label');
        const slider = document.getElementById('dev-scrubber');

        if (timeEl) timeEl.textContent = _fmtTime(t) + ' / ' + _fmtTime(t4);
        if (stageEl) stageEl.textContent = _getStageName(t);
        if (slider && !slider._dragging) slider.value = t;

        // Highlight current jump button
        let currentIdx = -1;
        for (let i = _jumpBtns.length - 1; i >= 0; i--) {
          if (t >= _jumpBtns[i].t) { currentIdx = i; break; }
        }
        for (let i = 0; i < _jumpBtns.length; i++) {
          _jumpBtns[i].el.classList.toggle('current', i === currentIdx);
        }
      }

      /* ============================================================
         BUILD DOM
      ============================================================ */
      function _buildPanel() {
        // Toggle button
        const toggle = document.createElement('button');
        toggle.id = 'dev-toggle';
        toggle.innerHTML = '&#9776;';
        toggle.onclick = _togglePanel;
        document.body.appendChild(toggle);

        // Panel
        const panel = document.createElement('div');
        panel.id = 'dev-panel';
        document.body.appendChild(panel);

        let html = '';

        // Title
        html += '<div class="dev-title"><span>\u2665</span> Heart Pulse &mdash; Dev</div>';

        // Transport
        html += '<div class="transport">';
        html += '  <button class="transport-btn" id="dev-pause" title="Space to toggle">\u275A\u275A</button>';
        html += '  <div id="dev-time">0:00 / ' + _fmtTime(t4) + '</div>';
        html += '  <div id="dev-stage-label">Age</div>';
        html += '</div>';

        // Scrubber
        html += '<div class="scrubber">';
        html += '  <input type="range" id="dev-scrubber" min="0" max="' + t4.toFixed(1) + '" step="0.5" value="0">';
        html += '  <div class="scrubber-labels"><span>0:00</span><span>' + _fmtTime(t4) + '</span></div>';
        html += '</div>';

        // Speed
        html += '<div class="speed-row">';
        [0.25, 0.5, 1, 2, 4, 8].forEach(s => {
          const cls = s === 1 ? 'speed-btn active' : 'speed-btn';
          html += '<button class="' + cls + '" data-speed="' + s + '">' + s + 'x</button>';
        });
        html += '</div>';

        html += '<div class="dev-divider"></div>';

        // Stage 1
        html += '<div class="section-hdr">Stage 1 &mdash; Age</div>';
        html += '<div class="jump-grid">';
        for (const step of ageSteps) {
          html += _jumpBtnHtml(step.label, step.t);
        }
        html += '</div>';

        html += '<div class="dev-divider"></div>';

        // Stage 2
        html += '<div class="section-hdr">Stage 2 &mdash; Emotion</div>';
        html += '<div class="jump-grid">';
        for (const step of emoSteps) {
          html += _jumpBtnHtml(step.label, step.t);
        }
        html += '</div>';

        html += '<div class="dev-divider"></div>';

        // Stage 3
        html += '<div class="section-hdr">Stage 3 &mdash; Relationship</div>';
        for (const rel of relSteps) {
          const tag = rel.broken ? 'broken' : 'lasting';
          html += '<div class="section-sub">Rel ' + (rel.idx + 1) + ' (' + tag + ')</div>';
          html += '<div class="jump-grid">';
          for (const p of rel.phases) {
            html += _jumpBtnHtml(p.label, p.t);
          }
          html += '</div>';
        }

        html += '<div class="dev-divider"></div>';

        // Stage 4
        html += '<div class="section-hdr">Stage 4 &mdash; Death</div>';
        html += '<div class="jump-grid">';
        for (const step of deathSteps) {
          html += _jumpBtnHtml(step.label, step.t);
        }
        html += '</div>';

        // Keyboard hints
        html += '<div class="kbd-hints">';
        html += '  <kbd>Space</kbd> pause / resume<br>';
        html += '  <kbd>H</kbd> toggle panel<br>';
        html += '  <kbd>D</kbd> toggle data overlay<br>';
        html += '  <kbd>R</kbd> restart<br>';
        html += '</div>';

        panel.innerHTML = html;

        // Wire up events
        document.getElementById('dev-pause').onclick = _togglePause;

        panel.querySelectorAll('.speed-btn').forEach(btn => {
          btn.onclick = () => _setSpeed(parseFloat(btn.dataset.speed));
        });

        const scrubber = document.getElementById('dev-scrubber');
        scrubber.addEventListener('mousedown', () => { scrubber._dragging = true; });
        scrubber.addEventListener('touchstart', () => { scrubber._dragging = true; });
        scrubber.addEventListener('input', () => {
          _jumpTo(parseFloat(scrubber.value));
          _devPaused = true;
          _updatePauseBtn();
        });
        scrubber.addEventListener('mouseup', () => { scrubber._dragging = false; });
        scrubber.addEventListener('touchend', () => { scrubber._dragging = false; });
        scrubber.addEventListener('change', () => { scrubber._dragging = false; });

        // Collect jump buttons for highlighting
        _jumpBtns = [];
        panel.querySelectorAll('.jump-btn').forEach(el => {
          const t = parseFloat(el.dataset.t);
          el.onclick = () => _jumpTo(t);
          _jumpBtns.push({ el, t });
        });
        _jumpBtns.sort((a, b) => a.t - b.t);
      }

      function _jumpBtnHtml(label, t) {
        return '<button class="jump-btn" data-t="' + t.toFixed(1) + '">'
          + label
          + '<span class="time-hint">' + _fmtTime(t) + '</span>'
          + '</button>';
      }

    })();
    </script>
  </body>
</html>
